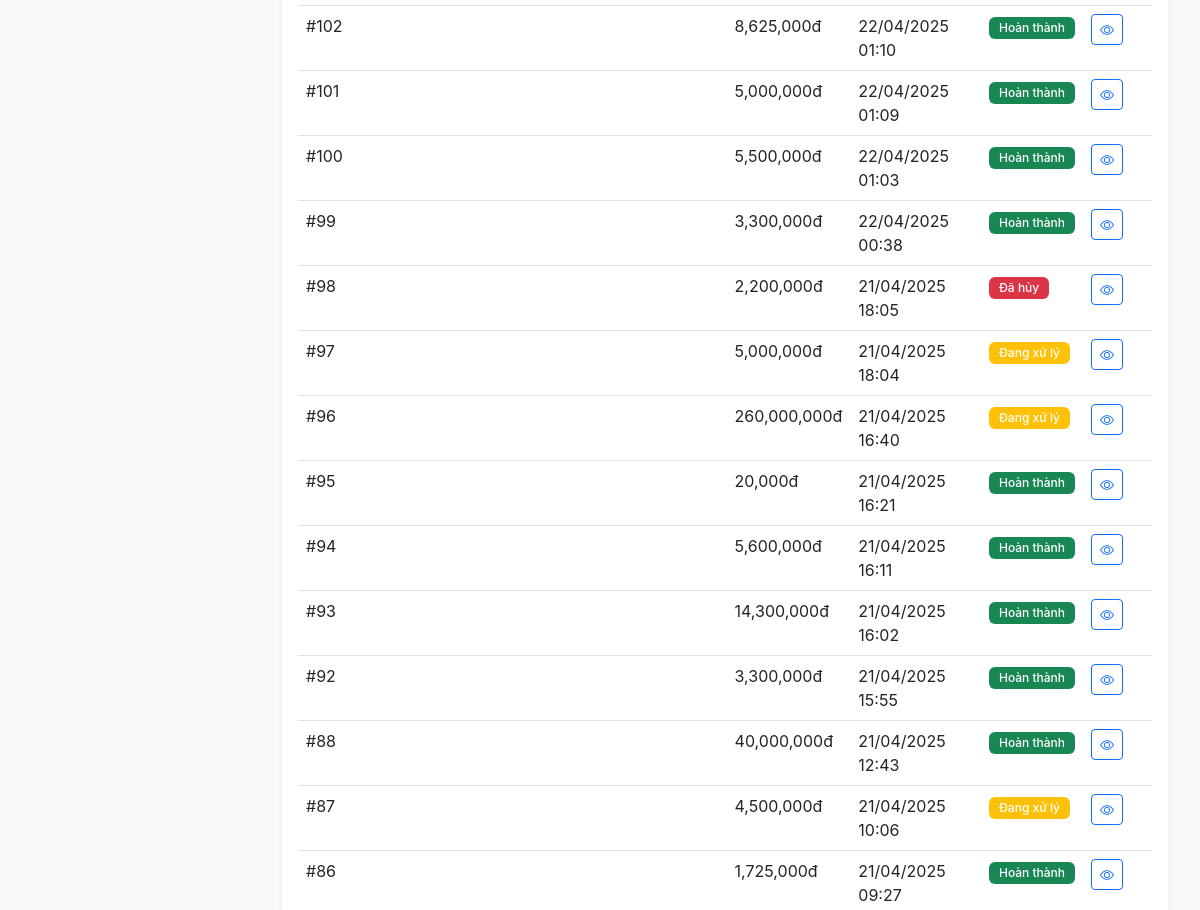
The page /admin-custom/bookings/ (signed in, middle part) on the database as committed earlier.
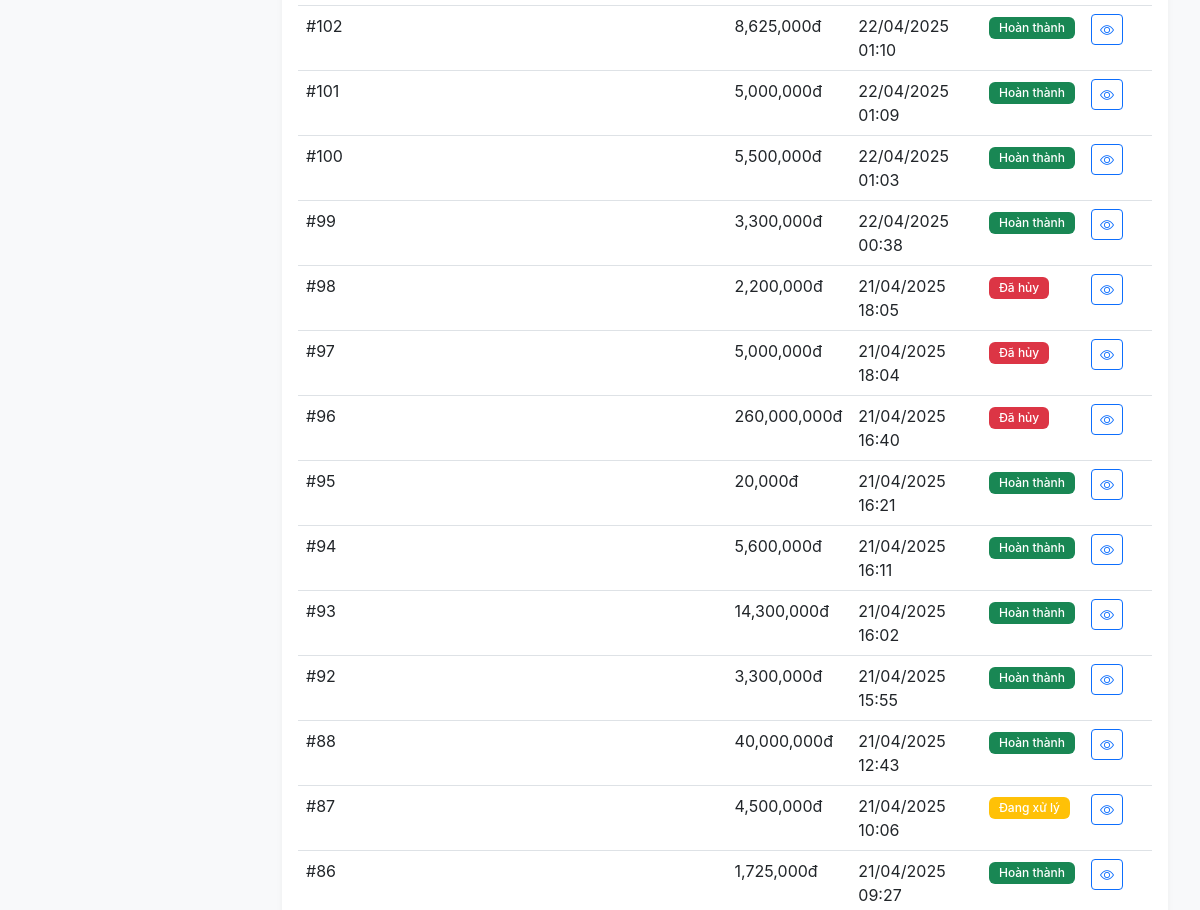
The same page on the database as committed later.
### booking/models.py (models this page shows, shortened)
class Booking(models.Model):
    PAYMENT_STATUS_CHOICES = [
        ('Pending', 'Đang chờ thanh toán'),
        ('Paid', 'Đã thanh toán'),
        ('Failed', 'Thanh toán thất bại'),
        ('Cancelled', 'Đã hủy'),
    ]
    user = models.ForeignKey(User, on_delete=models.SET_NULL, null=True, blank=True, related_name='bookings')
    event = models.ForeignKey(Event, on_delete=models.CASCADE, related_name='booking_events', null=True, blank=True)
    session = models.ForeignKey(EventSession, on_delete=models.CASCADE, related_name='bookings', null=True, blank=True)
    ticket_type = models.ForeignKey(TicketType, on_delete=models.CASCADE, related_name='booking_tickets', null=True, blank=True)
    name = models.CharField(max_length=100, verbose_name="Họ tên")
    email = models.EmailField(verbose_name="Email")
    phone = models.CharField(max_length=15, verbose_name="Số điện thoại")
    quantity = models.PositiveIntegerField(default=1, verbose_name="Số lượng vé")
    booking_date = models.DateTimeField(auto_now_add=True)
    payment_status = models.CharField(max_length=20, default="Pending", choices=PAYMENT_STATUS_CHOICES)
    total_price = models.DecimalField(max_digits=12, decimal_places=0, default=0, verbose_name="Tổng tiền")
    order_id = models.CharField(max_length=100, blank=True, null=True, verbose_name="Mã đơn hàng")
    payment_method = models.CharField(max_length=50, blank=True, null=True, verbose_name="Phương thức thanh toán")
    payment_date = models.DateTimeField(blank=True, null=True, verbose_name="Thời gian thanh toán")
    cancelled_at = models.DateTimeField(blank=True, null=True, verbose_name="Thời gian hủy")
    refund_amount = models.DecimalField(max_digits=12, decimal_places=0, default=0, verbose_name="Số tiền hoàn lại")
    cancel_reason = models.TextField(blank=True, null=True, verbose_name="Lý do hủy")

### admin_custom/views.py (the view)
# urls.py: path('bookings/', views.booking_list, name='booking_list'),
@login_required(login_url='/admin-custom/login/')
def booking_list(request):
    bookings = Booking.objects.all().order_by('-booking_date')
    status = request.GET.get('status', '')
    if status:
        bookings = bookings.filter(payment_status=status)
    context = {
        'bookings': bookings,
        'current_status': status
    }
    return render(request, 'admin_custom/booking_list.html', context)

### admin_custom/templates/admin_custom/booking_list.html (shortened to what this page needs)
{% extends 'admin_custom/base.html' %}
{% load humanize %}
{% block content %}
<div class="container-fluid">
    <div class="card">
        <div class="card-body">
            <div class="table-responsive">
                <table class="table table-hover">
                    <tbody>
                        {% for booking in bookings %}
                        <tr>
                            <td>#{{ booking.id }}</td>                            <td>{{ booking.name }}</td>
                            <td>{{ booking.email }}</td>
                            <td>{{ booking.phone }}</td>
                            <td>{{ booking.total_price|floatformat:0|intcomma }}đ</td>
                            <td>{{ booking.booking_date|date:"d/m/Y H:i" }}</td>
                            <td>
                                {% if booking.payment_status == 'Paid' %}
                                    <span class="badge bg-success">Hoàn thành</span>
                                {% elif booking.payment_status == 'Pending' %}
                                    <span class="badge bg-warning">Đang xử lý</span>
                                {% elif booking.payment_status == 'Cancelled' %}
                                    <span class="badge bg-danger">Đã hủy</span>
                                {% else %}
                                    <span class="badge bg-secondary">{{ booking.payment_status }}</span>
                                {% endif %}
                            </td>
                            <td>
                                <div class="btn-group">
                                    <a href="{% url 'admin_custom:booking_detail' booking.id %}" class="btn btn-sm btn-outline-primary">
                                        <i class="bi bi-eye"></i>
                                    </a>
                                </div>
                            </td>
                        </tr>
                        {% endfor %}
                    </tbody>
                </table>
            </div>
        </div>
    </div>
</div>
{% endblock %}

Rows that differ between the two databases and show on the page:
changed Booking id 97: payment_status "Đang xử lý" → "Đã hủy"
changed Booking id 96: payment_status "Đang xử lý" → "Đã hủy"
